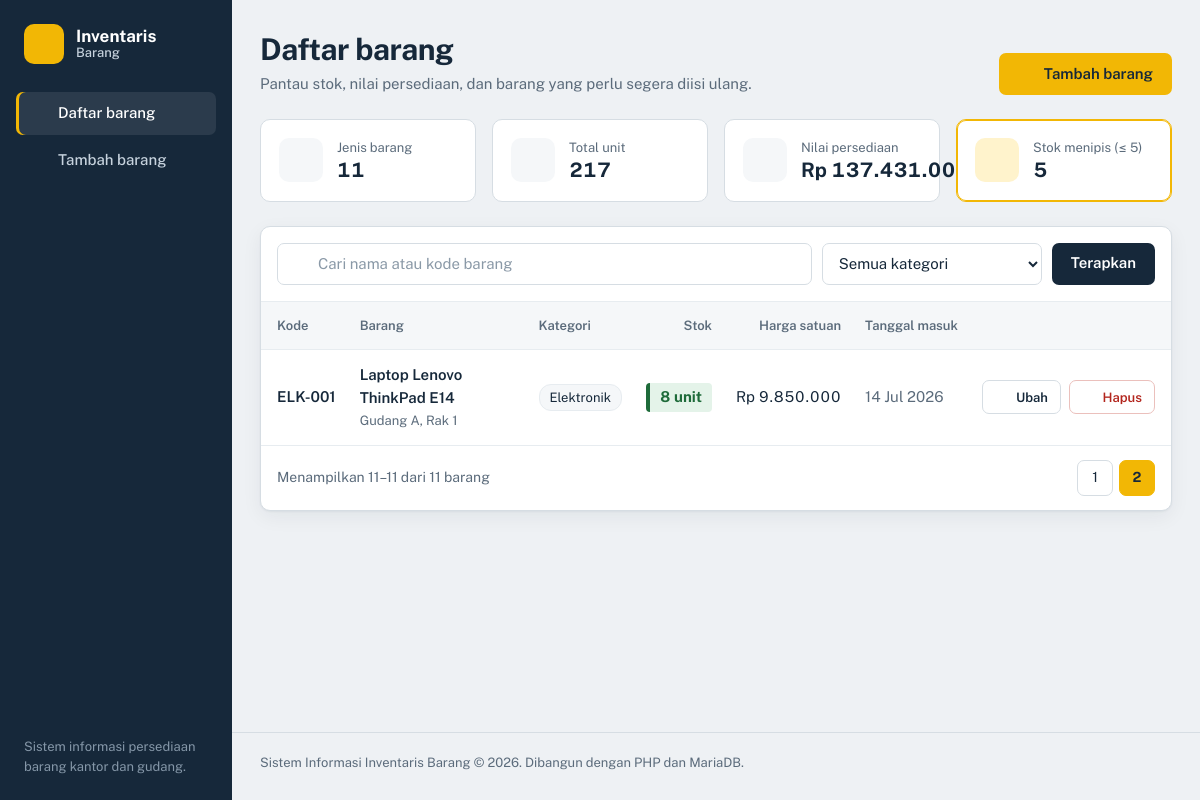
The app's page /index.php?halaman=2 with its own data.
### tables this page shows
CREATE TABLE barang (
    id_barang     INT UNSIGNED  NOT NULL AUTO_INCREMENT,
    kode_barang   VARCHAR(20)   NOT NULL,
    nama_barang   VARCHAR(100)  NOT NULL,
    id_kategori   INT UNSIGNED  NOT NULL,
    jumlah        INT UNSIGNED  NOT NULL DEFAULT 0,
    satuan        VARCHAR(20)   NOT NULL,
    harga         DECIMAL(12,2) NOT NULL DEFAULT 0,
    lokasi        VARCHAR(50)   NULL,
    tanggal_masuk DATE          NOT NULL,
    created_at    TIMESTAMP     NOT NULL DEFAULT CURRENT_TIMESTAMP,
    updated_at    TIMESTAMP     NOT NULL DEFAULT CURRENT_TIMESTAMP ON UPDATE CURRENT_TIMESTAMP,
    PRIMARY KEY (id_barang),
    UNIQUE KEY uk_kode_barang (kode_barang),
    KEY idx_nama_barang (nama_barang),
    CONSTRAINT fk_barang_kategori FOREIGN KEY (id_kategori)
        REFERENCES kategori (id_kategori)
        ON UPDATE CASCADE
        ON DELETE RESTRICT
);

CREATE TABLE kategori (
    id_kategori   INT UNSIGNED NOT NULL AUTO_INCREMENT,
    nama_kategori VARCHAR(50)  NOT NULL,
    PRIMARY KEY (id_kategori),
    UNIQUE KEY uk_nama_kategori (nama_kategori)
);

### config/database.php (called while the page is built, shortened)
<?php
function db(): PDO
{
    static $pdo = null;
    if ($pdo === null) {
        $dsn = 'mysql:host=' . DB_HOST . ';dbname=' . DB_NAME . ';charset=utf8mb4';
        try {
            $pdo = new PDO($dsn, DB_USER, DB_PASS, [
                PDO::ATTR_ERRMODE            => PDO::ERRMODE_EXCEPTION,
                PDO::ATTR_DEFAULT_FETCH_MODE => PDO::FETCH_ASSOC,
                PDO::ATTR_EMULATE_PREPARES   => false,
            ]);
        } catch (PDOException $e) {
            http_response_code(500);
            exit('Koneksi database gagal. Periksa pengaturan di config/database.php.');
        }
    }
    return $pdo;
}

### index.php (the view, shortened to what this page needs)
<?php
require_once __DIR__ . '/includes/functions.php';
$cari       = trim((string) ($_GET['cari'] ?? ''));
$filterKat  = (int) ($_GET['kategori'] ?? 0);
$halaman    = max(1, (int) ($_GET['halaman'] ?? 1));
$perHalaman = 10;
$where  = [];
$params = [];
$whereSql = $where ? 'WHERE ' . implode(' AND ', $where) : '';
$stmt = db()->prepare("SELECT COUNT(*) FROM barang b $whereSql");
$stmt->execute($params);
$totalData    = (int) $stmt->fetchColumn();
$totalHalaman = max(1, (int) ceil($totalData / $perHalaman));
$halaman      = min($halaman, $totalHalaman);
$offset       = ($halaman - 1) * $perHalaman;
$sql = "SELECT b.*, k.nama_kategori
        FROM barang b
        JOIN kategori k ON k.id_kategori = b.id_kategori
        $whereSql
        ORDER BY b.updated_at DESC, b.id_barang DESC
        LIMIT :limit OFFSET :offset";
$stmt = db()->prepare($sql);
$stmt->bindValue(':limit', $perHalaman, PDO::PARAM_INT);
$stmt->bindValue(':offset', $offset, PDO::PARAM_INT);
$stmt->execute();
$daftarBarang = $stmt->fetchAll();
$stmt = db()->prepare(
    'SELECT COUNT(*) AS jenis,
            COALESCE(SUM(jumlah), 0) AS unit,
            COALESCE(SUM(jumlah * harga), 0) AS nilai,
            COALESCE(SUM(jumlah <= :minimum), 0) AS menipis
     FROM barang'
);
$stmt->execute([':minimum' => STOK_MINIMUM]);
$ringkasan = $stmt->fetch();
$adaFilter    = $cari !== '' || $filterKat > 0;
function url_halaman(int $no, string $cari, int $kategori): string
{
    return 'index.php?' . http_build_query([
        'cari'     => $cari !== '' ? $cari : null,
        'kategori' => $kategori > 0 ? $kategori : null,
        'halaman'  => $no,
    ]);
}
require __DIR__ . '/includes/header.php';
?>
<header class="page-head">
    <div>
        <h1>Daftar barang</h1>
        <p class="lead">Pantau stok, nilai persediaan, dan barang yang perlu segera diisi ulang.</p>
    </div>
    <a href="tambah.php" class="btn btn-primary"><?= icon('plus') ?>Tambah barang</a>
</header>
<section class="stats" aria-label="Ringkasan persediaan">
    <div class="stat">
        <span class="stat-icon"><?= icon('layers') ?></span>
        <div>
            <p class="stat-label">Jenis barang</p>
            <p class="stat-value"><?= number_format((int) $ringkasan['jenis'], 0, ',', '.') ?></p>
        </div>
    </div>
    <div class="stat">
        <span class="stat-icon"><?= icon('box') ?></span>
        <div>
            <p class="stat-label">Total unit</p>
            <p class="stat-value"><?= number_format((int) $ringkasan['unit'], 0, ',', '.') ?></p>
        </div>
    </div>
    <div class="stat">
        <span class="stat-icon"><?= icon('coins') ?></span>
        <div>
            <p class="stat-label">Nilai persediaan</p>
            <p class="stat-value"><?= rupiah($ringkasan['nilai']) ?></p>
        </div>
    </div>
    <div class="stat <?= $ringkasan['menipis'] > 0 ? 'stat-warn' : '' ?>">
        <span class="stat-icon"><?= icon('alert') ?></span>
        <div>
            <p class="stat-label">Stok menipis (≤ <?= STOK_MINIMUM ?>)</p>
            <p class="stat-value"><?= (int) $ringkasan['menipis'] ?></p>
        </div>
    </div>
</section>
<section class="panel">
    <form method="get" action="index.php" class="toolbar" role="search">
        <div class="search-field">
            <input type="search" id="cari" name="cari" value="<?= e($cari) ?>" placeholder="Cari nama atau kode barang">
        </div>
        <select id="kategori" name="kategori">
            <option value="0">Semua kategori</option>
        </select>
        <button type="submit" class="btn btn-dark">Terapkan</button>
    </form>
    <?php if (!$daftarBarang): ?>
        <div class="empty">
            <span class="empty-icon"><?= icon($adaFilter ? 'search' : 'box') ?></span>
            <?php if ($adaFilter): ?>
                <p class="empty-title">Tidak ada barang yang cocok</p>
                <p>Coba kata kunci lain atau tampilkan semua kategori.</p>
                <a href="index.php" class="btn btn-ghost">Hapus filter</a>
            <?php else: ?>
                <p class="empty-title">Gudang masih kosong</p>
                <p>Catat barang pertama untuk mulai mengelola stok.</p>
                <a href="tambah.php" class="btn btn-primary"><?= icon('plus') ?>Tambah barang</a>
            <?php endif; ?>
        </div>
    <?php else: ?>
        <div class="table-wrap">
            <table class="table">
                <thead>
                <tr>
                    <th scope="col">Kode</th>
                    <th scope="col">Barang</th>
                    <th scope="col">Kategori</th>
                    <th scope="col" class="num">Stok</th>
                    <th scope="col" class="num">Harga satuan</th>
                    <th scope="col">Tanggal masuk</th>
                    <th scope="col"><span class="sr-only">Aksi</span></th>
                </tr>
                </thead>
                <tbody>
                <?php foreach ($daftarBarang as $b):
                    $jumlah = (int) $b['jumlah'];
                    $status = $jumlah === 0 ? 'habis' : ($jumlah <= STOK_MINIMUM ? 'menipis' : 'aman');
                ?>
                    <tr>
                        <td class="kode"><?= e($b['kode_barang']) ?></td>
                        <td class="barang">
                            <span class="nama"><?= e($b['nama_barang']) ?></span>
                            <?php if ($b['lokasi']): ?><span class="sub"><?= e($b['lokasi']) ?></span><?php endif; ?>
                        </td>
                        <td><span class="kategori"><?= e($b['nama_kategori']) ?></span></td>
                        <td class="num">
                            <span class="stok stok-<?= $status ?>"><?= number_format($jumlah, 0, ',', '.') ?> <?= e($b['satuan']) ?></span>
                        </td>
                        <td class="num"><?= rupiah($b['harga']) ?></td>
                        <td class="tanggal"><?= e(tanggal_indo($b['tanggal_masuk'])) ?></td>
                        <td class="aksi">
                            <a href="edit.php?id=<?= (int) $b['id_barang'] ?>" class="btn btn-small btn-ghost"><?= icon('edit') ?>Ubah</a>
                            <form method="post" action="hapus.php" class="form-hapus" data-nama="<?= e($b['nama_barang']) ?>">
                                <button type="submit" class="btn btn-small btn-danger"><?= icon('trash') ?>Hapus</button>
                            </form>
                        </td>
                    </tr>
                <?php endforeach; ?>
                </tbody>
            </table>
        </div>
        <nav class="pagination" aria-label="Halaman">
            <span>Menampilkan <?= $offset + 1 ?>–<?= $offset + count($daftarBarang) ?> dari <?= $totalData ?> barang</span>
            <?php if ($totalHalaman > 1): ?>
                <div class="pages">
                    <?php for ($i = 1; $i <= $totalHalaman; $i++): ?>
                        <a href="<?= e(url_halaman($i, $cari, $filterKat)) ?>"
                           class="page-link <?= $i === $halaman ? 'active' : '' ?>"
                           <?= $i === $halaman ? 'aria-current="page"' : '' ?>><?= $i ?></a>
                    <?php endfor; ?>
                </div>
            <?php endif; ?>
        </nav>
    <?php endif; ?>
</section>
<?php require __DIR__ . '/includes/footer.php'; ?>

### includes/functions.php (shortened to what this page needs)
<?php
require_once __DIR__ . '/../config/database.php';
function e($value): string
{
    return htmlspecialchars((string) $value, ENT_QUOTES, 'UTF-8');
}
function rupiah($angka): string
{
    return 'Rp ' . number_format((float) $angka, 0, ',', '.');
}
function tanggal_indo(string $tanggal): string
{
    $bulan = [1 => 'Jan', 'Feb', 'Mar', 'Apr', 'Mei', 'Jun', 'Jul', 'Agu', 'Sep', 'Okt', 'Nov', 'Des'];
    $t = strtotime($tanggal);
    return date('j', $t) . ' ' . $bulan[(int) date('n', $t)] . ' ' . date('Y', $t);
}
function icon(string $nama): string
{
    $paths = [
        'box'    => '<path d="M21 8l-9-5-9 5 9 5 9-5z"/><path d="M3 8v8l9 5 9-5V8"/><path d="M12 13v8"/>',
        'list'   => '<path d="M9 6h12M9 12h12M9 18h12"/><path d="M4 6h.01M4 12h.01M4 18h.01"/>',
        'plus'   => '<path d="M12 5v14M5 12h14"/>',
        'search' => '<circle cx="11" cy="11" r="7"/><path d="M21 21l-4.3-4.3"/>',
        'edit'   => '<path d="M12 20h9"/><path d="M16.5 3.5a2.1 2.1 0 013 3L7 19l-4 1 1-4 12.5-12.5z"/>',
        'trash'  => '<path d="M3 6h18"/><path d="M8 6V4h8v2"/><path d="M19 6l-1 14H6L5 6"/><path d="M10 11v6M14 11v6"/>',
        'layers' => '<path d="M12 2l10 5-10 5L2 7l10-5z"/><path d="M2 17l10 5 10-5"/><path d="M2 12l10 5 10-5"/>',
        'coins'  => '<circle cx="12" cy="12" r="9"/><path d="M14.5 9.5c-.5-1-1.5-1.5-2.5-1.5-1.4 0-2.5.8-2.5 2s1.1 1.6 2.5 2 2.5.8 2.5 2-1.1 2-2.5 2c-1 0-2-.5-2.5-1.5M12 6.5V8M12 16v1.5"/>',
        'alert'  => '<path d="M12 3l10 18H2L12 3z"/><path d="M12 10v5M12 18h.01"/>',
        'x'      => '<path d="M18 6L6 18M6 6l12 12"/>',
        'check'  => '<path d="M5 13l4 4L19 7"/>',
    ];
    return '<svg class="icon" viewBox="0 0 24 24" width="18" height="18" fill="none" stroke="currentColor" '
        . 'stroke-width="2" stroke-linecap="round" stroke-linejoin="round" aria-hidden="true" focusable="false">'
        . ($paths[$nama] ?? '') . '</svg>';
}

### records on screen
barang: kode_barang "ELK-001", nama_barang "Laptop Lenovo ThinkPad E14", lokasi "Gudang A, Rak 1", id_kategori.nama_kategori "Elektronik", jumlah "8", satuan "unit", harga "Rp 9.850.000", tanggal_masuk "14 Jul 2026"

### other values on screen
$ringkasan['jenis'] "11"
$ringkasan['unit'] "217"
rupiah($ringkasan['nilai']) "Rp 137.431.000"
STOK_MINIMUM "5"
$ringkasan['menipis'] "5"
$offset + 1 "11"
$offset + count($daftarBarang) "11"
$totalData "11"
